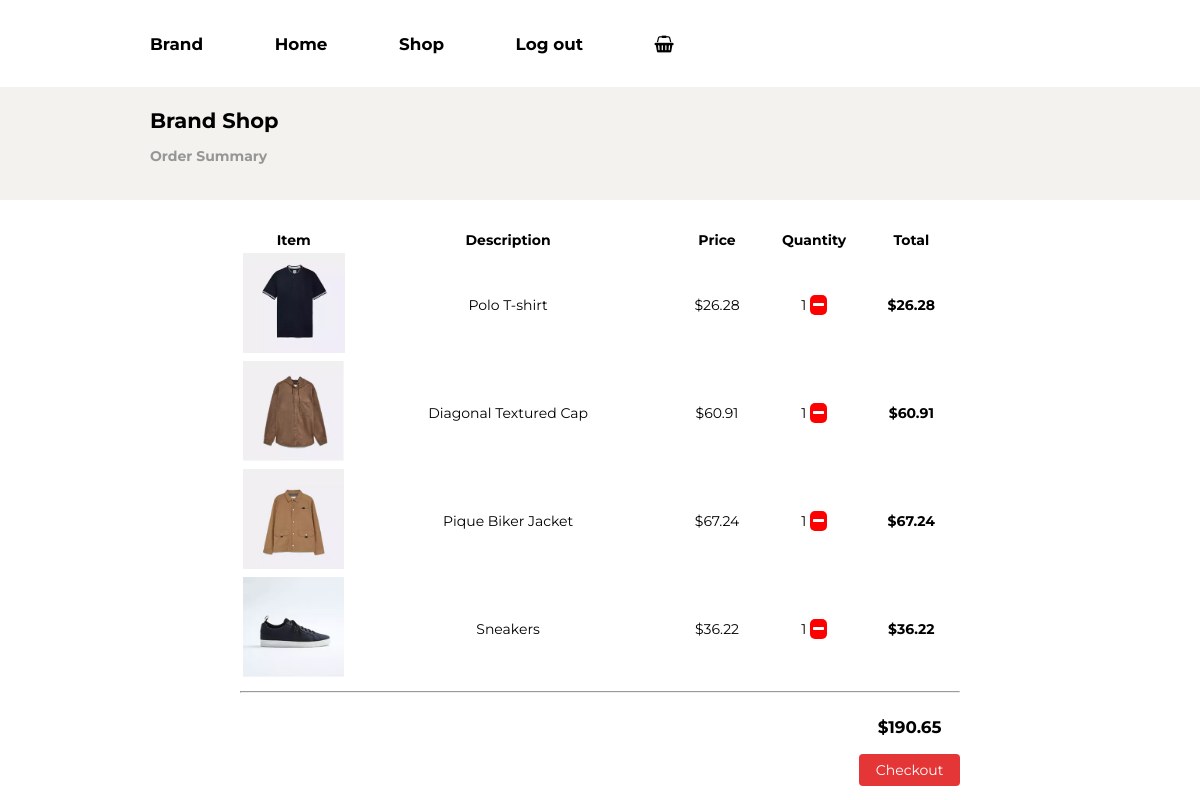
Screenshot of /order-summary/ (signed in) with the database file from the repository.
### shop/models.py (models this page shows, shortened)
class OrderItem(models.Model):
    user = models.ForeignKey(User, on_delete=models.CASCADE)
    ordered = models.BooleanField(default=False)
    item = models.ForeignKey(Item, on_delete=models.CASCADE)
    quantity = models.IntegerField(default=1)
    def get_final_price(self):
        if self.item.discount_price:
            return self.quantity * self.item.discount_price
        return f'{(self.quantity * self.item.price):.2f}'

class Item(models.Model):
    title = models.CharField(max_length=100)
    price = models.FloatField()
    discount_price = models.FloatField(blank=True, null=True)
    slug = models.SlugField(allow_unicode=True, unique=True, blank=True)
    image = models.ImageField(upload_to='static/simplewebshop/images')
    category = models.CharField(choices=CATEGORY_CHOICES, max_length=10, blank=True)
    description = models.TextField(blank=True)

class Order(models.Model):
    user = models.ForeignKey(User, on_delete=models.CASCADE)
    items = models.ManyToManyField(OrderItem)
    start_date = models.DateTimeField(auto_now_add=True)
    ordered_date = models.DateTimeField()
    ordered = models.BooleanField(default=False)
    billing_address = models.ForeignKey(
        BillingAddress, on_delete=models.SET_NULL, blank=True, null=True)
    def total(self):
        total = 0
        for order_item in self.items.all():
            total += float(order_item.get_final_price())
        return f'{total:.2f}'

### shop/views.py (the view)
# urls.py: path('order-summary/', views.OrderSummaryView.as_view(), name='order-summary'),
class OrderSummaryView(LoginRequiredMixin, generic.View):
    def get(self, *args, **kwargs):
        try:
            order = Order.objects.get(user=self.request.user, ordered=False)
            context = {'object': order}
            return render(self.request, 'shop/order-summary.html' , context)
        except ObjectDoesNotExist:
            messages.warning(self.request, "You don't have an active order")
            return redirect('/')

### shop/templates/shop/order-summary.html
{% extends 'base.html' %}
{% block breadcrumb %}
  <li><a href="#"><strong>Order Summary</strong></a></li>
{% endblock %}
{% block content %}
    <div class="container-item">
      <table>
        <colgroup>
          <col class="mobile-width">
          <col style="width: 55%;">
          <col style="width: 15%;">
          <col style="width: 15%;">
          <col style="width: 15%;">
        </colgroup>
        <thead>
          <tr>
            <th>Item</th>
            <th>Description</th>
            <th>Price</th>
            <th>Quantity</th>
            <th>Total</th>
          </tr>
        </thead>
        <tbody>
        {% for order_item in object.items.all %}
          <tr>
            <td><img src="{{ BASE_DIR }}/{{ order_item.item.image }}" alt="" style="height:100px"></td>
            <td>{{ order_item.item.title }}</td>
            {% if order_item.item.discount_price %}
              <td>${{ order_item.item.discount_price }}</td>
            {% else %}
              <td>${{ order_item.item.price }}</td>
            {% endif %}
            <td>{{ order_item.quantity }} <a href="{% url 'shop:remove-from-cart' slug=order_item.item.slug %}"><span class="fa fa-minus custom-fa-minus" aria-hidden="true"></span></a></td>
            <td><strong>${{ order_item.get_final_price }}</strong></td>
          </tr>
        {% endfor %}
        </tbody>
      </table>
      <hr>
      <div class="checkout">
        <p><strong>${{ object.total }}</strong></p>
        <a href="{% url 'checkout:checkout' %}">Checkout</a>
      </div>
    </div>
{% endblock %}

### templates/base.html (shortened to what this page needs)
<!DOCTYPE html>
{% load static %}
<html lang="en" dir="ltr">
  <head>
    <link rel="stylesheet" href="https://cdnjs.cloudflare.com/ajax/libs/font-awesome/4.7.0/css/font-awesome.min.css">
    <link rel="stylesheet" href="{% static 'simplewebshop/css/master.css' %}">
  </head>
  <body>
    <header>
        <ul class="navbar">
          <li><a href="#"><strong>Brand</strong></a></li>
          <li><a href="#"><strong>Home</strong></a></li>
          <li><a href="{% url 'shop:main' %}"><strong>Shop</strong></a></li>
          {% if user.is_authenticated %}
          <li><a href="{% url 'accounts:logout' %}"><strong>Log out</strong></a></li>
          <li><a href="{% url 'shop:order-summary' %}"><span class="fa fa-shopping-basket" aria-hidden="true"></span></a></li>
          {% else %}
          <li><a href="{% url 'accounts:login' %}"><strong>Log in</strong></a></li>
          {% endif %}
        </ul>
    </header>
    <div class="wrapper">
      <div class="container">
        <h2><strong>Brand Shop</strong></h2>
        <ul class="breadcrumb">
          {% block breadcrumb %}{% endblock %}
        </ul>
      </div>
    </div>
      {% block content %}
      {% endblock %}
  </body>
</html>

### static/simplewebshop/css/master.css (style rules this page uses)
body { margin:0; font-family: 'Montserrat', sans-serif; }
header { width:60%; margin: auto; }
ul.navbar { list-style-type: none; margin: 0; padding: 0; overflow: hidden; font-size:1.2em; padding:2em 0 2em 0; }
ul.navbar li { display: inline; padding-right:4em; }
ul.navbar li a { text-align: center; text-decoration: none; color:black; }
.wrapper { background-color:rgba(243, 242, 238, 1) }
.container { width:60%; margin:auto; padding: 1.5em 0 1.5em 0; }
.container h2 { margin:0; }
ul.breadcrumb { list-style: none; padding: 0; }
ul.breadcrumb li { display: inline; }
ul.breadcrumb li a { text-decoration: none; color:rgba(150, 150, 150, 1); }
.container-item { padding-top:2em; width:60%; margin:auto; }
.custom-fa-minus { padding:0.2em; background-color:red; text-decoration:none; border-radius: 5px; color:white; }
tbody { text-align:center; }
.checkout p { font-size:1.2em; }
.checkout a { display: block; background-color:rgba(229, 54, 55, 1); border-radius: 4px; text-decoration:none; padding:0.5em; color:white; }
.checkout { float:right; text-align:center; width:14%; }
@media only screen and (max-width: 1300px) { body { font-size:14px; } }
@media only screen and (max-width: 1300px) { .container { width:75%; } }
@media only screen and (max-width: 1300px) { header { width:75%; } }

### rows the page displays
OrderItem: item.image (picture), item "Polo T-shirt", item.price "26.28", quantity "1", get_final_price "26.28"
OrderItem: item.image (picture), item "Diagonal Textured Cap", item.price "60.91", quantity "1", get_final_price "60.91"
OrderItem: item.image (picture), item "Pique Biker Jacket", item.price "67.24", quantity "1", get_final_price "67.24"
OrderItem: item.image (picture), item "Sneakers", item.discount_price "36.22", quantity "1", get_final_price "36.22"
Order: total "190.65"
